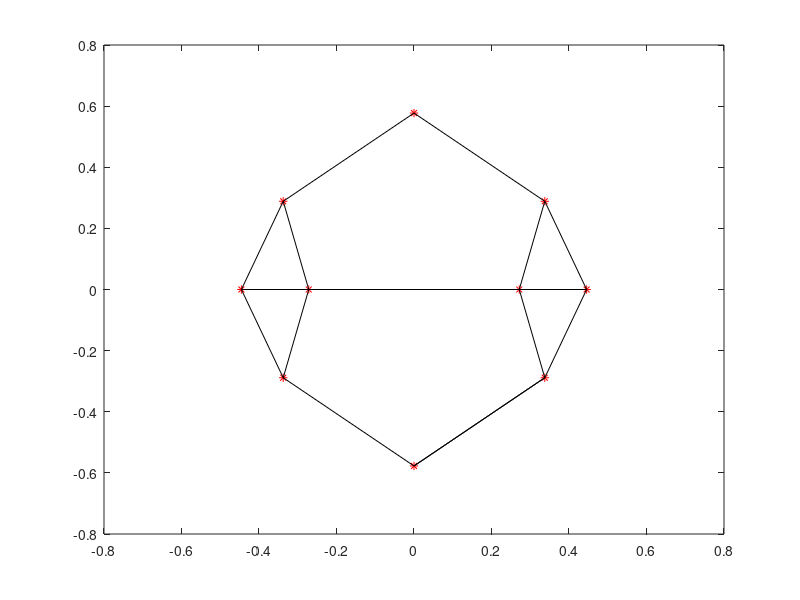
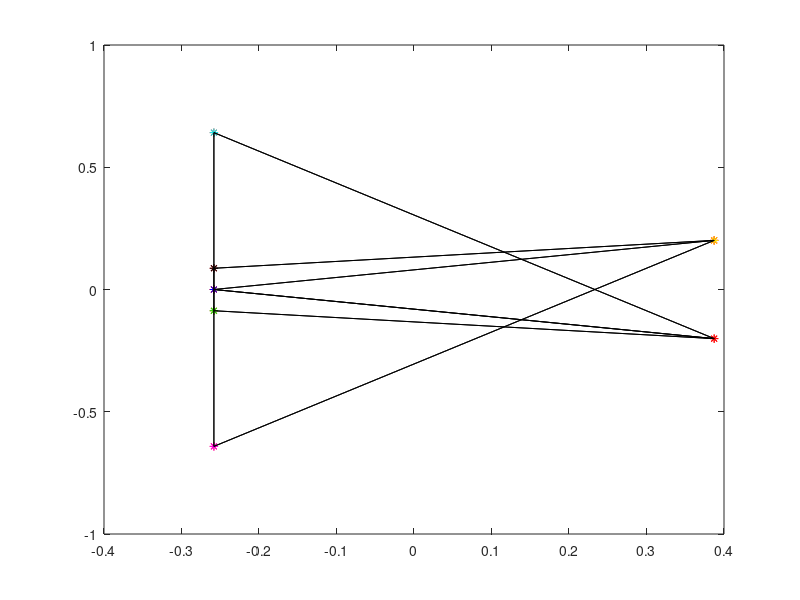

Reproduce these figures in MATLAB, in order.
L=[3,-1,-1,-1,0,0,0,0,0,0;
    -1,3,0,-1,-1,0,0,0,0,0;
    -1,0,2,0,0,0,0,-1,0,0;
    -1,-1,0,4,-1,-1,0,0,0,0;
    0,-1,0,-1,3,0,-1,0,0,0;
    0,0,0,-1,0,4,0,-1,-1,-1;
    0,0,0,0,-1,0,2,0,0,-1;
    0,0,-1,0,0,-1,0,3,-1,0;
    0,0,0,0,0,-1,0,-1,3,-1;
    0,0,0,0,0,-1,-1,0,-1,3];
[m,n]=eig(L);
v2=m(:,2);
v3=m(:,3);
B=[3,0,0,0,0,0,0,0,0,0;
    0,3,0,0,0,0,0,0,0,0;
    0,0,2,0,0,0,0,0,0,0;
    0,0,0,4,0,0,0,0,0,0;
    0,0,0,0,3,0,0,0,0,0;
    0,0,0,0,0,4,0,0,0,0;
    0,0,0,0,0,0,2,0,0,0;
    0,0,0,0,0,0,0,3,0,0;
    0,0,0,0,0,0,0,0,3,0;
    0,0,0,0,0,0,0,0,0,3;]
A=B-L;
x1=0;
y1=0;
for i=1:10
    x1=x1+v2(i)*v2(i);
    y1=y1+v3(i)*v3(i);
end
x=v2/x1;
y=v3/y1;
plot(x,y,'r*');
xl01=[x(1);x(2)];
yl01=[y(1);y(2)];
xl02=[x(1);x(3)];
yl02=[y(1);y(3)];
xl03=[x(1);x(4)];
yl03=[y(1);y(4)];
xl04=[x(2);x(4)];
yl04=[y(2);y(4)];
xl05=[x(2);x(5)];
yl05=[y(2);y(5)];
xl06=[x(3);x(8)];
yl06=[y(3);y(8)];
xl07=[x(4);x(5)];
yl07=[y(4);y(5)];
xl08=[x(4);x(6)];
yl08=[y(4);y(6)];
xl09=[x(5);x(7)];
yl09=[y(5);y(7)];
xl010=[x(6);x(8)];
yl010=[y(6);y(8)];
xl011=[x(6);x(9)];
yl011=[y(6);y(9)];
xl012=[x(6);x(10)];
yl012=[y(6);y(10)];
xl013=[x(7);x(10)];
yl013=[y(7);y(10)];
xl014=[x(8);x(9)];
yl014=[y(8);y(9)];
xl015=[x(9);x(10)];
yl015=[y(9);y(10)];
hold on;
plot(xl01,yl01,'color','k');
hold on;
plot(xl02,yl02,'color','k');
hold on;
plot(xl02,yl02,'color','k');
hold on;
plot(xl03,yl03,'color','k');
hold on;
plot(xl04,yl04,'color','k');
hold on;
plot(xl05,yl05,'color','k');
hold on;
plot(xl06,yl06,'color','k');
hold on;
plot(xl07,yl07,'color','k');
hold on;
plot(xl08,yl08,'color','k');
hold on;
plot(xl09,yl09,'color','k');
hold on;
plot(xl010,yl010,'color','k');
hold on;
plot(xl011,yl011,'color','k');
hold on;
plot(xl012,yl012,'color','k');
hold on;
plot(xl013,yl013,'color','k');
hold on;
plot(xl014,yl014,'color','k');
hold on;
plot(xl015,yl015,'color','k');
v9=m(:,9);
v10=m(:,10);
x2=0;
y2=0;
for i=1:10
    x2=x2+v9(i)*v9(i);
    y2=y2+v10(i)*v10(i);
end
xd=v9/x2;
yd=v10/y2;
figure();
plot(xd,yd,'r*');
hold on
plot(xd(2),yd(2),'g*');
hold on
plot(xd(3),yd(3),'b*');
hold on
plot(xd(4),yd(4),'c*');
hold on
plot(xd(6),yd(6),'m*');
hold on
plot(xd(8),yd(8),'y*');
hold on
plot(xd(9),yd(9),'k*');
xl11=[xd(1);xd(2)];
yl11=[yd(1);yd(2)];
xl12=[xd(1);xd(3)];
yl12=[yd(1);yd(3)];
xl13=[xd(1);xd(4)];
yl13=[yd(1);yd(4)];
xl14=[xd(2);xd(4)];
yl14=[yd(2);yd(4)];
xl15=[xd(2);xd(5)];
yl15=[yd(2);yd(5)];
xl16=[xd(3);xd(8)];
yl16=[yd(3);yd(8)];
xl17=[xd(4);xd(5)];
yl17=[yd(4);yd(5)];
xl18=[xd(4);xd(6)];
yl18=[yd(4);yd(6)];
xl19=[xd(5);xd(7)];
yl19=[yd(5);yd(7)];
xl110=[xd(6);xd(8)];
yl110=[yd(6);yd(8)];
xl111=[xd(6);xd(9)];
yl111=[yd(6);yd(9)];
xl112=[xd(6);xd(10)];
yl112=[yd(6);yd(10)];
xl113=[xd(7);xd(10)];
yl113=[yd(7);yd(10)];
xl114=[xd(8);xd(9)];
yl114=[yd(8);yd(9)];
xl115=[xd(9);xd(10)];
yl115=[yd(9);yd(10)];
hold on;
plot(xl11,yl11,'color','k');
hold on;
plot(xl12,yl12,'color','k');
hold on;
plot(xl12,yl12,'color','k');
hold on;
plot(xl13,yl13,'color','k');
hold on;
plot(xl14,yl14,'color','k');
hold on;
plot(xl15,yl15,'color','k');
hold on;
plot(xl16,yl16,'color','k');
hold on;
plot(xl17,yl17,'color','k');
hold on;
plot(xl18,yl18,'color','k');
hold on;
plot(xl19,yl19,'color','k');
hold on;
plot(xl110,yl110,'color','k');
hold on;
plot(xl111,yl111,'color','k');
hold on;
plot(xl112,yl112,'color','k');
hold on;
plot(xl113,yl113,'color','k');
hold on;
plot(xl114,yl114,'color','k');
hold on;
plot(xl115,yl115,'color','k');

